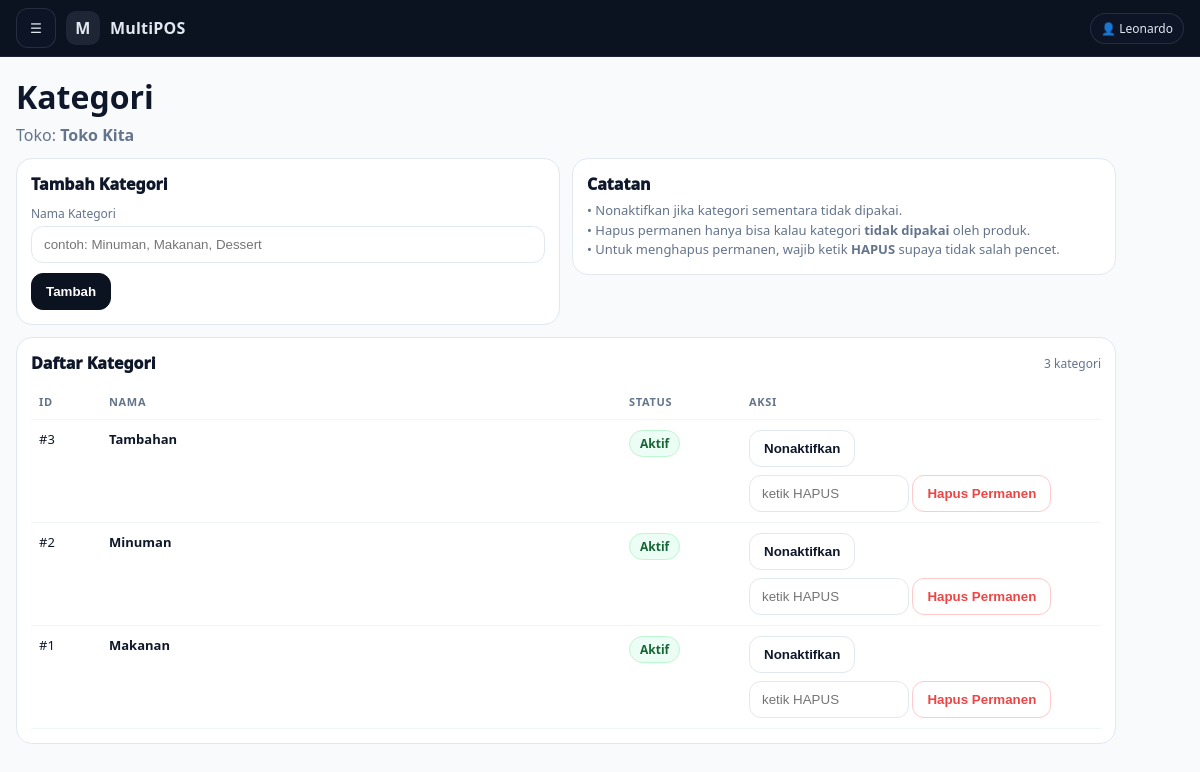
/advance/admin_categories.php (signed in), run on the app's committed database.
### tables this page shows
CREATE TABLE `stores` (
  `id` bigint(20) UNSIGNED NOT NULL,
  `name` varchar(150) NOT NULL,
  `address` text DEFAULT NULL,
  `phone` varchar(50) DEFAULT NULL,
  `owner_admin_id` bigint(20) UNSIGNED NOT NULL,
  `is_active` tinyint(1) DEFAULT 1,
  `store_type` enum('basic','bom') NOT NULL DEFAULT 'bom',
  `created_at` timestamp NOT NULL DEFAULT current_timestamp(),
  `receipt_header` varchar(255) DEFAULT NULL,
  `receipt_footer` varchar(255) DEFAULT NULL,
  `receipt_show_logo` tinyint(1) DEFAULT 1,
  `receipt_auto_print` tinyint(1) DEFAULT 1,
  `receipt_paper` enum('58mm','80mm') DEFAULT '80mm',
  `receipt_logo_path` varchar(255) DEFAULT NULL
);

CREATE TABLE `categories` (
  `id` bigint(20) UNSIGNED NOT NULL,
  `store_id` bigint(20) UNSIGNED NOT NULL,
  `name` varchar(100) NOT NULL,
  `is_active` tinyint(1) NOT NULL DEFAULT 1,
  `created_at` timestamp NOT NULL DEFAULT current_timestamp()
);

### advance/admin_categories.php (the view, shortened to what this page needs)
<?php
require __DIR__ . '/../config/db.php';
$adminId=(int)auth_user()['id'];
$st=$pdo->prepare("SELECT id,name FROM stores WHERE owner_admin_id=? AND is_active=1 LIMIT 1");
$st->execute([$adminId]); $store=$st->fetch();
$storeId=(int)$store['id']; $storeName=$store['name'];
function h($s): string { return htmlspecialchars((string)$s, ENT_QUOTES, 'UTF-8'); }
$list=$pdo->prepare("SELECT id,name,is_active,created_at FROM categories WHERE store_id=? ORDER BY id DESC");
$list->execute([$storeId]); $rows=$list->fetchAll();
require __DIR__ . '/../publik/partials/admin_layout_top.php';
?>
<div class="wrap">
  <h1 style="margin:0 0 6px;">Kategori</h1>
  <div class="muted" style="margin-bottom:12px;">Toko: <b><?= h($storeName) ?></b></div>
  <div class="grid">
    <div class="card">
      <div style="font-weight:1000;margin-bottom:10px;">Tambah Kategori</div>
      <form method="post">
        <label>Nama Kategori</label>
        <input name="name" required placeholder="contoh: Minuman, Makanan, Dessert">
        <div style="margin-top:10px;display:flex;gap:10px;flex-wrap:wrap;">
          <button class="btn" type="submit">Tambah</button>
        </div>
      </form>
    </div>
    <div class="card">
      <div style="font-weight:1000;margin-bottom:6px;">Catatan</div>
      <div class="muted" style="font-size:13px;line-height:1.5;">
        • Nonaktifkan jika kategori sementara tidak dipakai.<br>
        • Hapus permanen hanya bisa kalau kategori <b>tidak dipakai</b> oleh produk.<br>
        • Untuk menghapus permanen, wajib ketik <b>HAPUS</b> supaya tidak salah pencet.
      </div>
    </div>
  </div>
  <div class="card" style="margin-top:12px;">
    <div style="display:flex;justify-content:space-between;gap:10px;align-items:center;flex-wrap:wrap;">
      <div style="font-weight:1000;">Daftar Kategori</div>
      <div class="muted" style="font-size:12px;"><?= count($rows) ?> kategori</div>
    </div>
    <div class="desktop-table" style="overflow:auto;margin-top:10px;">
      <table style="min-width:560px;">
        <thead>
          <tr>
            <th style="width:70px;">ID</th>
            <th>Nama</th>
            <th style="width:120px;">Status</th>
            <th style="width:360px;">Aksi</th>
          </tr>
        </thead>
        <tbody>
          <?php if(!$rows): ?>
            <tr><td colspan="4" class="muted" style="padding:12px;">Belum ada kategori.</td></tr>
          <?php else: foreach($rows as $r): ?>
            <?php $isOn = (int)$r['is_active']===1; ?>
            <tr>
              <td>#<?= (int)$r['id'] ?></td>
              <td style="font-weight:900;"><?= h($r['name']) ?></td>
              <td>
                <span class="pill <?= $isOn?'on':'off' ?>">
                  <?= $isOn?'Aktif':'Nonaktif' ?>
                </span>
              </td>
              <td>
                <div style="display:flex;gap:8px;flex-wrap:wrap;align-items:center;">
                  <form method="post" style="display:inline">
                    <button class="<?= $isOn?'btn-ghost':'btn' ?>" type="submit">
                      <?= $isOn?'Nonaktifkan':'Aktifkan' ?>
                    </button>
                  </form>
                  <form method="post" style="display:inline">
                    <input name="confirm" placeholder="ketik HAPUS" style="max-width:160px;">
                    <button class="btn-danger" type="submit"
                      onclick="return confirm('Hapus permanen kategori ini? (tidak bisa dibatalkan)')">
                      Hapus Permanen
                    </button>
                  </form>
                </div>
              </td>
            </tr>
          <?php endforeach; endif; ?>
        </tbody>
      </table>
    </div>
  </div>
</div>
<?php require __DIR__ . '/../publik/partials/admin_layout_bottom.php'; ?>

### publik/partials/admin_layout_top.php (style rules this page uses)
:root { --bg:#0b1220; --panel:#0f172a; --panel2:#111c34; --text:#e2e8f0; --muted:#94a3b8; --card:#ffffff; --border:#e2e8f0; --content-bg:#f8fafc; --accent:#2563eb; --danger:#ef4444; }
* { box-sizing:border-box }
html,body { height:100% }
body { margin:0; font-family: ui-sans-serif, system-ui, -apple-system, Segoe UI, Roboto, Helvetica, Arial, "Apple Color Emoji","Segoe UI Emoji"; background: var(--content-bg); color:#0f172a; }
.muted { color:var(--muted) }

### advance/admin_categories.php (style rules this page uses)
.wrap { max-width:1100px; }
.muted { color:#64748b }
.card { background:#fff;border:1px solid #e2e8f0;border-radius:16px;padding:14px; }
.btn { padding:10px 14px;border-radius:12px;border:1px solid #0b1220;background:#0b1220;color:#fff;font-weight:900;cursor:pointer }
.btn-ghost { padding:10px 14px;border-radius:12px;border:1px solid #e2e8f0;background:#fff;color:#0f172a;font-weight:900;cursor:pointer }
.btn-danger { padding:10px 14px;border-radius:12px;border:1px solid #fecaca;background:#fff;color:#ef4444;font-weight:900;cursor:pointer }
input { padding:10px 12px;border-radius:12px;border:1px solid #e2e8f0;width:100% }
label { display:block;font-size:12px;color:#64748b;margin-bottom:4px }
table { width:100%;border-collapse:collapse }
th,td { border-bottom:1px solid #f1f5f9;padding:10px 8px;text-align:left;font-size:13px;vertical-align:top }
th { color:#64748b;font-weight:900;font-size:11px;letter-spacing:.06em;text-transform:uppercase }
.pill { display:inline-block;padding:4px 10px;border-radius:999px;font-size:12px;border:1px solid #e2e8f0;font-weight:900 }
.pill.on { background:#ecfdf5;border-color:#bbf7d0;color:#166534 }
.grid { display:grid;grid-template-columns:1fr 1fr;gap:12px;align-items:start }

### data on the page
stores: name "Toko Kita"
categories: id "3", name "Tambahan", is_active "Aktif"
categories: id "2", name "Minuman", is_active "Aktif"
categories: id "1", name "Makanan", is_active "Aktif"

### other printed values
mb_substr((string)$appName, 0, 1) "M"
$appName "MultiPOS"
$userName "Leonardo"
count($rows) "3"
